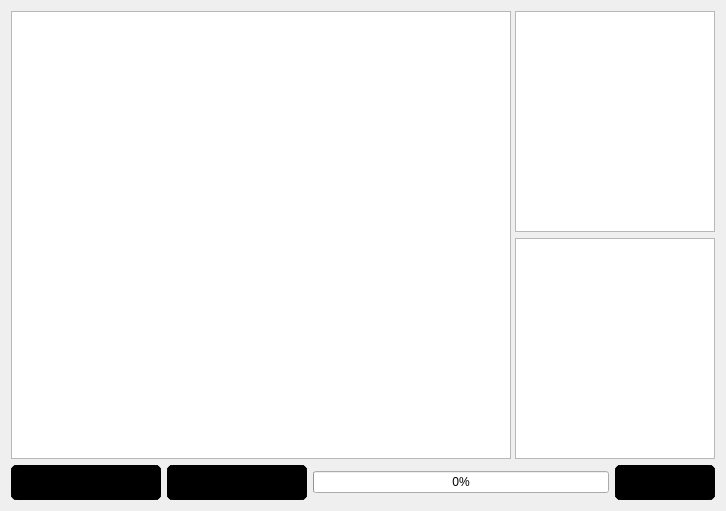
<?xml version="1.0" encoding="UTF-8"?>
<ui version="4.0">
 <class>Lesson</class>
 <widget class="QWidget" name="Lesson">
  <property name="geometry">
   <rect>
    <x>0</x>
    <y>0</y>
    <width>726</width>
    <height>511</height>
   </rect>
  </property>
  <property name="windowTitle">
   <string>Form</string>
  </property>
  <layout class="QGridLayout" name="gridLayout_2" rowstretch="0" columnstretch="0">
   <property name="sizeConstraint">
    <enum>QLayout::SetNoConstraint</enum>
   </property>
   <item row="0" column="0">
    <layout class="QGridLayout" name="gridLayout" rowstretch="1,1,0" columnstretch="0,0,1,0,0,0">
     <item row="2" column="0">
      <widget class="QPushButton" name="backButton">
       <property name="minimumSize">
        <size>
         <width>150</width>
         <height>35</height>
        </size>
       </property>
       <property name="maximumSize">
        <size>
         <width>150</width>
         <height>35</height>
        </size>
       </property>
       <property name="styleSheet">
        <string notr="true">QPushButton:enabled {
	border-image: url(:/images/levelSelect.png);
	background: black;
	border: 6px solid black;
	border-radius: 6px;
}
QPushButton:hover {
	background: orange;
	border: 6px solid orange;
	border-radius: 6px;
}
QPushButton:pressed {
	background: red;
	border: 6px solid red;
	border-radius: 6px;
}</string>
       </property>
       <property name="text">
        <string/>
       </property>
      </widget>
     </item>
     <item row="2" column="2" colspan="3">
      <widget class="QProgressBar" name="progressDiaplay">
       <property name="value">
        <number>0</number>
       </property>
      </widget>
     </item>
     <item row="0" column="0" rowspan="2" colspan="4">
      <widget class="MinesweeperView" name="board">
       <property name="minimumSize">
        <size>
         <width>500</width>
         <height>400</height>
        </size>
       </property>
      </widget>
     </item>
     <item row="1" column="4" colspan="2">
      <widget class="QTextBrowser" name="feedback">
       <property name="minimumSize">
        <size>
         <width>200</width>
         <height>0</height>
        </size>
       </property>
      </widget>
     </item>
     <item row="2" column="5">
      <widget class="QPushButton" name="nextButton">
       <property name="minimumSize">
        <size>
         <width>100</width>
         <height>35</height>
        </size>
       </property>
       <property name="maximumSize">
        <size>
         <width>100</width>
         <height>35</height>
        </size>
       </property>
       <property name="styleSheet">
        <string notr="true">QPushButton:enabled {
	border-image: url(:/images/next.png);
	background: black;
	border: 6px solid black;
	border-radius: 6px;
}
QPushButton:hover {
	background: purple;
	border: 6px solid purple;
	border-radius: 6px;
}
QPushButton:pressed {
	background: green;
	border: 6px solid green;
	border-radius: 6px;
}</string>
       </property>
       <property name="text">
        <string/>
       </property>
      </widget>
     </item>
     <item row="2" column="1">
      <widget class="QPushButton" name="previousButton">
       <property name="minimumSize">
        <size>
         <width>140</width>
         <height>35</height>
        </size>
       </property>
       <property name="maximumSize">
        <size>
         <width>140</width>
         <height>35</height>
        </size>
       </property>
       <property name="styleSheet">
        <string notr="true">QPushButton:enabled {
	border-image: url(:/images/previous.png);
	background: black;
	border: 6px solid black;
	border-radius: 6px;
}
QPushButton:hover {
	background: purple;
	border: 6px solid purple;
	border-radius: 6px;
}
QPushButton:pressed {
	background: green;
	border: 6px solid green;
	border-radius: 6px;
}</string>
       </property>
       <property name="text">
        <string/>
       </property>
      </widget>
     </item>
     <item row="0" column="4" colspan="2">
      <widget class="QTextBrowser" name="instructions">
       <property name="minimumSize">
        <size>
         <width>200</width>
         <height>0</height>
        </size>
       </property>
      </widget>
     </item>
    </layout>
   </item>
  </layout>
 </widget>
 <customwidgets>
  <customwidget>
   <class>MinesweeperView</class>
   <extends>QGraphicsView</extends>
   <header>minesweeperview.h</header>
  </customwidget>
 </customwidgets>
 <resources/>
 <connections/>
</ui>
